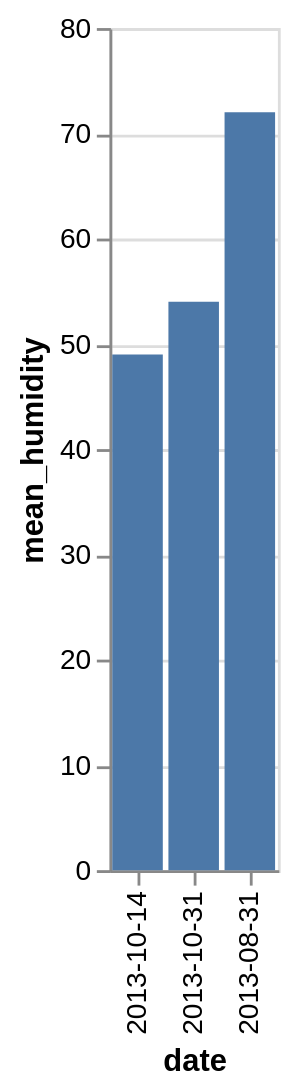

This figure's Vega-Lite source:
### Vega-Lite specification from a JSON file in a GitHub repository (floating-point values rounded to 4 significant figures)
{"data": {"values": [{"x_data": "2013-10-14", "y_data": 49}, {"x_data": "2013-10-31", "y_data": 54}, {"x_data": "2013-08-31", "y_data": 72}]}, "mark": "bar", "encoding": {"x": {"field": "x_data", "type": "nominal", "title": "date", "sort": {"op": "sum", "field": "y_data", "order": "ascending"}}, "y": {"field": "y_data", "type": "quantitative", "title": "mean_humidity"}}}
